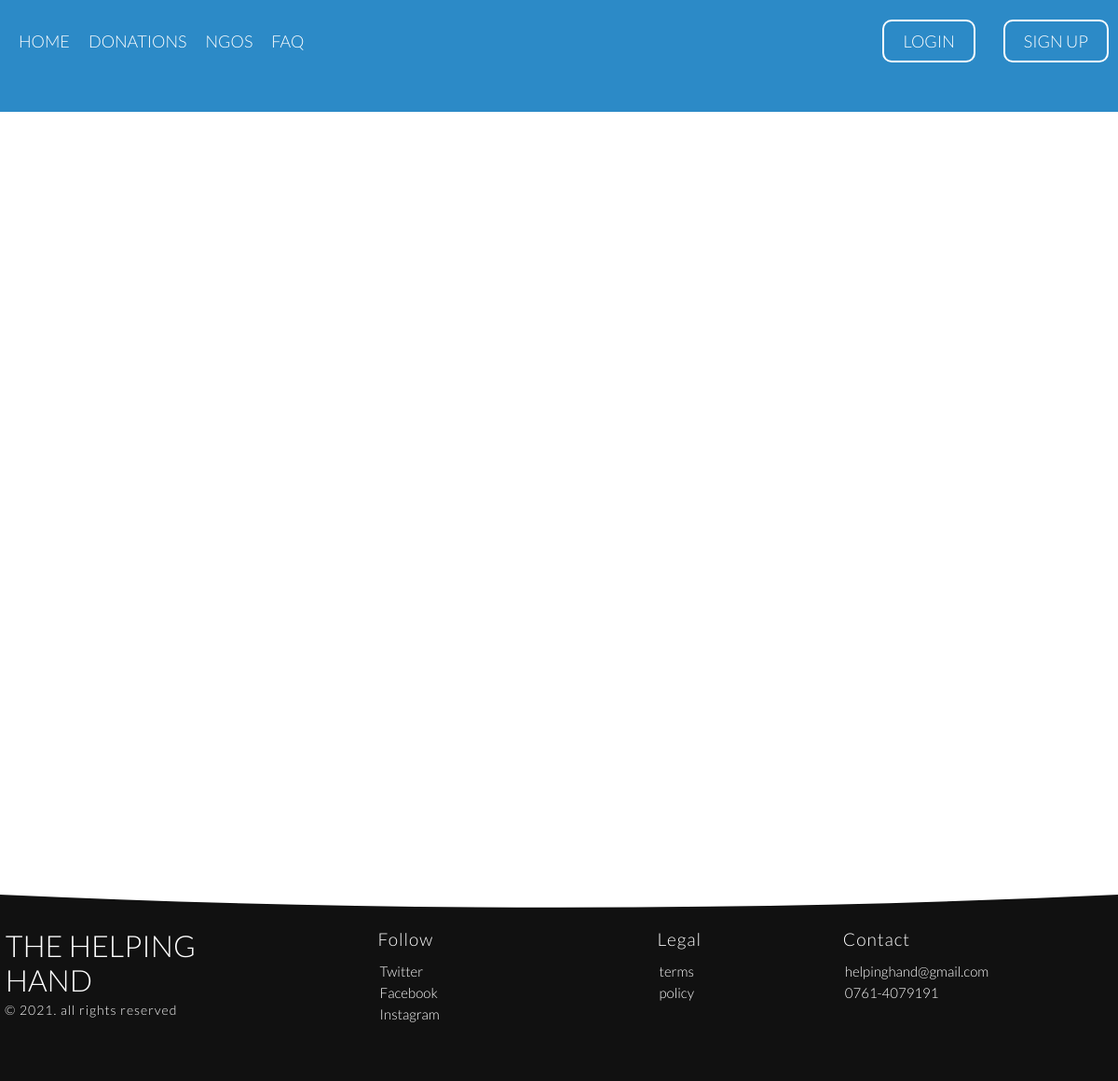
The app's page /pages/faq.php, older data.
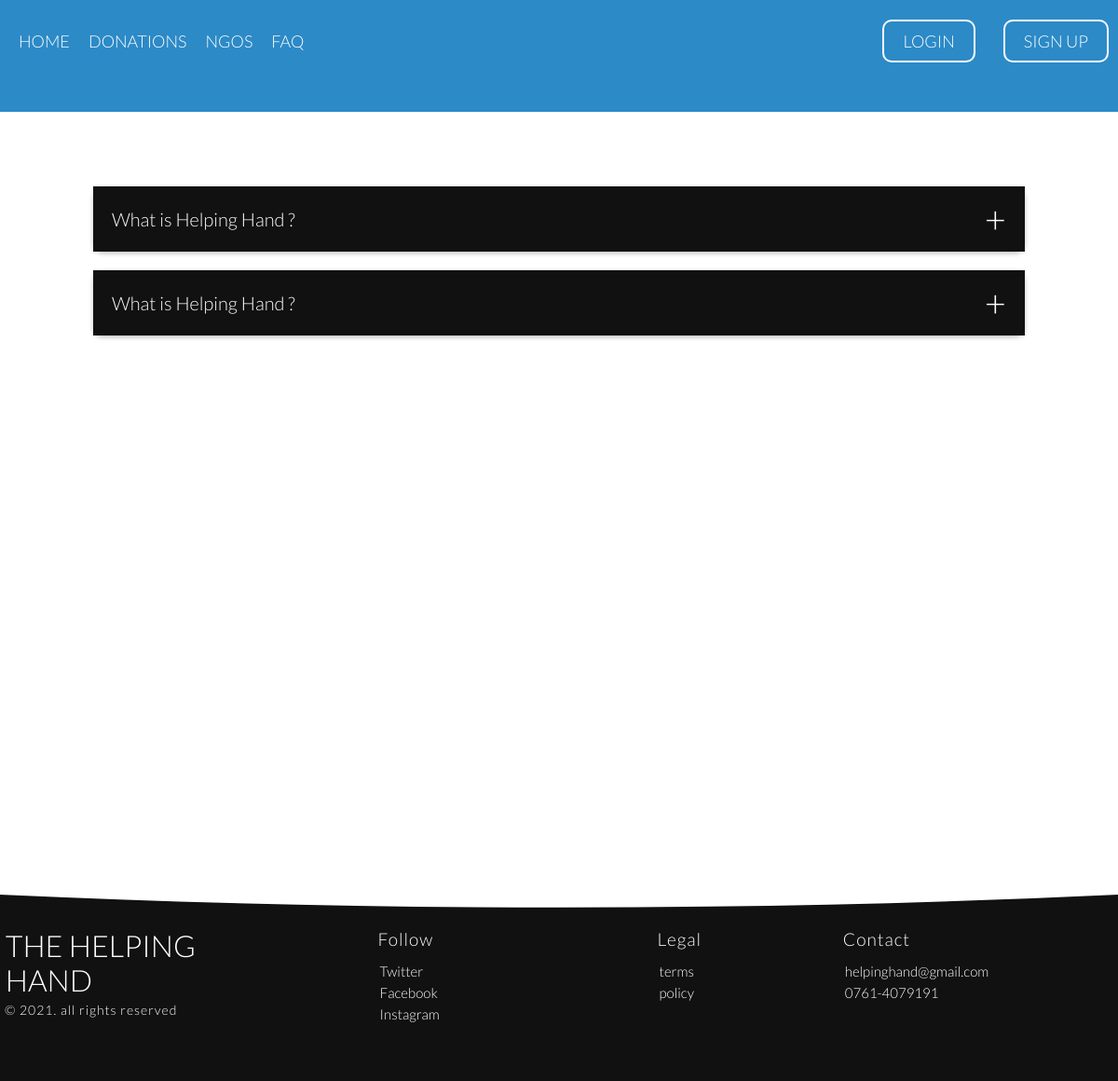
The same page, newer data.
### tables this page shows
CREATE TABLE IF NOT EXISTS `faq` (
  `question` varchar(255) NOT NULL,
  `response` text NOT NULL
);

### pages/faq.php (the view, shortened to what this page needs)
<?php
include '../php/connection.php';
?>
<!DOCTYPE html>
<html lang="en">
<head>
    <link rel="stylesheet" text="text/css" href="../css/normalize.css" />
    <link rel="stylesheet" text="text/css" href="../css/Grid.css" />
    <link rel="stylesheet" text="text/css" href="../css/rest.css" />
    <link rel="stylesheet" text="text/css" href="../css/ionicons.min.css" />
</head>
<body>
    <header>
        <?php require 'navbar.php'?>
    </header>
    <section class="row FAQ-section">
        <div class="accordion">
            <?php
                if($result = $sqlConnection->query('SELECT *FROM faq;')){
                    while($row = $result->fetch_array()){
                        echo '<div class="accordion-item">
                        <div class="accordion-item-question">'.$row[0].'</div>
                        <div class="accordion-item-content">
                            <div class="accordion-item-content-answer-bar"></div>
                            <div class="accordion-item-content-answer">'
                                .$row[1].
                            '</div>
                        </div>
                    </div>';
                    }
                }
            ?>
        </div>
    </section>
    <footer>
        <div class="row footer-section">
            <div class="col span-1-of-4 footer-section-heading">
                <h3 class="footer-title">the helping hand</h3>
                <p class="footer-section-heading-para">
                    &copy; 2021. all rights reserved
                </p>
            </div>
            <div class="col span-1-of-4 footer-section-follow">
                <p class="footer-section-subheading">Follow</p>
                <ul class="footer-section-links">
                    <li><a>Twitter</a></li>
                    <li><a>Facebook</a></li>
                    <li><a>Instagram</a></li>
                </ul>
            </div>
            <div class="col span-1-of-4 footer-section-legals">
                <p class="footer-section-subheading">Legal</p>
                <ul class="footer-section-links">
                    <li><a>terms</a></li>
                    <li><a>policy</a></li>
                </ul>
            </div>
            <div class="col span-1-of-4 footer-section-contact">
                <p class="footer-section-subheading">Contact</p>
                <ul class="footer-section-contact-links">
                    <li><a>helpinghand@gmail.com </a></li>
                    <li><a>0761-4079191</a></li>
                </ul>
            </div>
        </div>
    </footer>
</body>
</html>

Row changes from the older to the newer data that the page shows:
added faq: question "What is Helping Hand ?"
added faq: question "What is Helping Hand ?"
